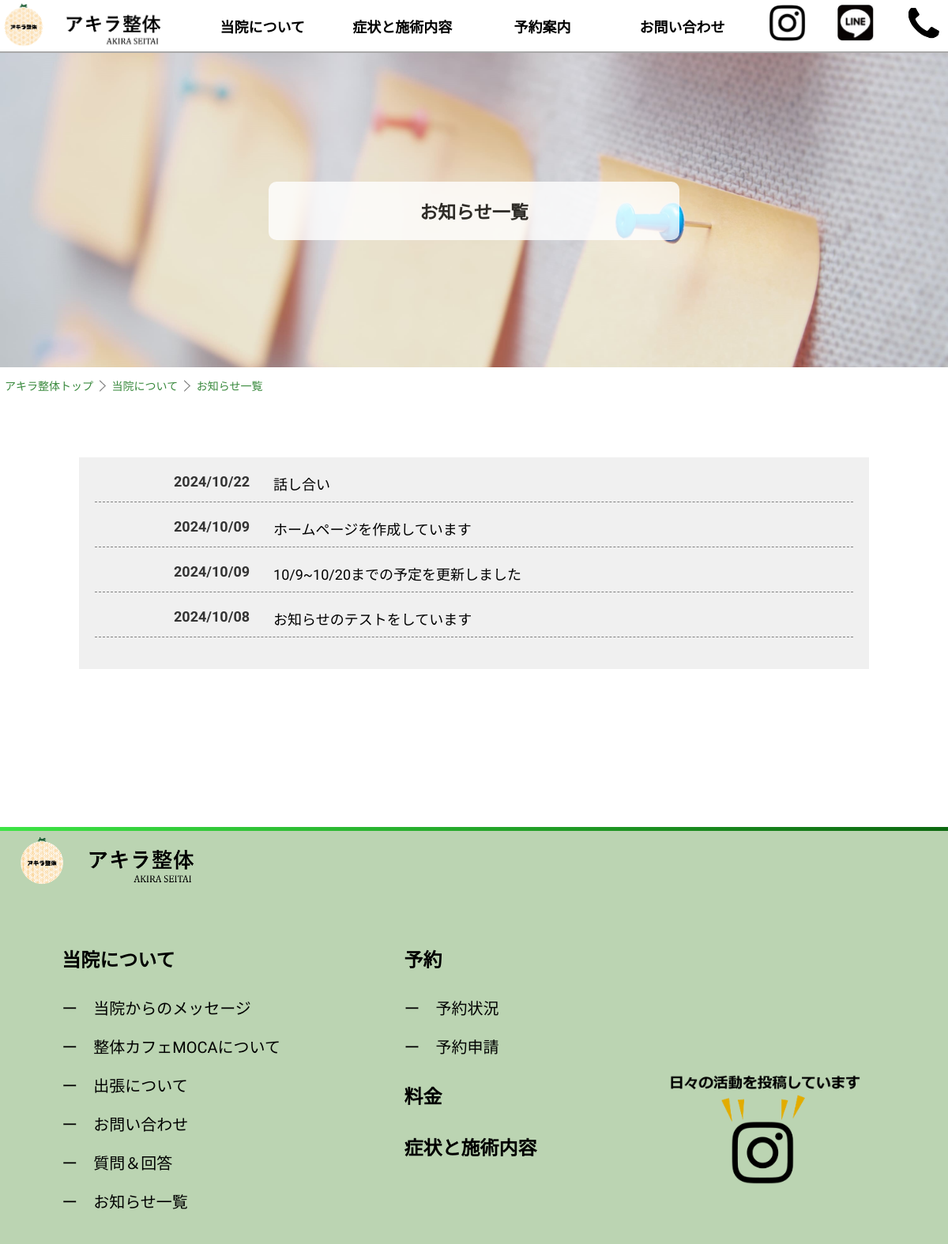
The app's page /notice-all/, older data.
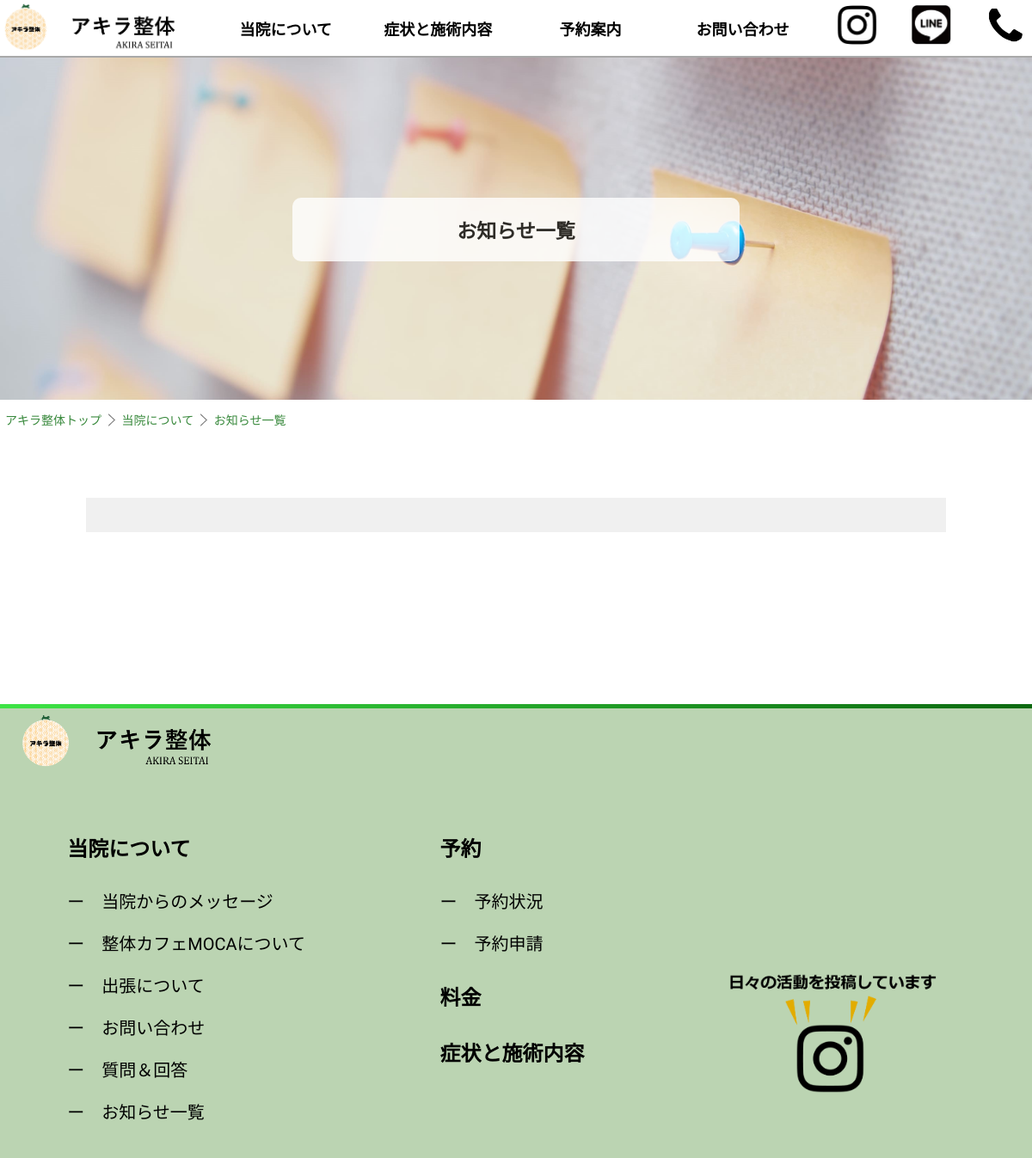
The same page, newer data.
### calendarapp/models.py (models this page shows, shortened)
class Notice(models.Model):
    title = models.CharField(max_length=200)  # お知らせのタイトル
    content = models.TextField()  # お知らせの内容
    date = models.DateField()  # お知らせの日付、自動的に現在の日付が保存される

### calendarapp/views.py (the view)
# urls.py: path('notice-all/', views.notice_all, name='notice_all'),
def notice_all(request):
    notices = Notice.objects.all().order_by('-date')
    return render(request, 'calendarapp/notice-all.html', {'notices': notices})

### calendarapp/templates/calendarapp/notice-all.html (shortened to what this page needs)
{% extends 'base.html' %}
{% block content %}
{% load static %}
<body>
    <div class="toppage">
           <div class="text-overlay">
              お知らせ一覧
           </div>
    </div>
    <div class="directory_box">
        <a href="{% url 'home' %}" ><div class="directory_item">アキラ整体トップ</div></a>
        <img src="{% static 'calendarapp/images/arrow3.png' %}" alt="矢印" class="directory_img">
        <a href="{% url 'detail' %}" ><div class="directory_item">当院について</div></a>
        <img src="{% static 'calendarapp/images/arrow3.png' %}" alt="矢印" class="directory_img">
        <div class="directory_item1">お知らせ一覧</div>
    </div>
    <div class="space_detail"></div>
    <div class="notice-list">
        {% for notice in notices %}
        <div class="notice-item">
            <div class="notice-date">{{ notice.date|date:"Y/m/d" }}</div>
            <a href="{% url 'notice_detail' notice.pk %}">
                <div class="notice-title1">{{ notice.title }}</div>
            </a>
        </div>
        {% endfor %}
    </div>
</body>
{% endblock %}

### calendarapp/templates/base.html (shortened to what this page needs)
<!DOCTYPE html>
<html lang="ja">
{% load static %}
<head>
</head>
<body>
    <div class="menu_fixed">
        <a href="/">
            <img  src="{% static 'calendarapp/images/logo_2.png' %}" alt="サイトロゴ" class="menuImage_1">
        </a>
        <a href="{% url 'detail' %}">
            <div class="nav-content">当院について</div>
        </a>
        <a href="{% url 'treatment' %}">
            <div class="nav-content">症状と施術内容</div>
        </a>
        <a href="{% url 'calendar' %}">
            <div class="nav-content">予約案内</div>
        </a>
        <a href="{% url 'contact' %}">
            <div class="nav-content">お問い合わせ</div>
        </a>
        <a href="https://www.instagram.com/aaa___aia2001/" target="_blank">
            <img src="{% static 'calendarapp/images/insta-logo.png' %}" alt="インスタ" class="logo_image">
        </a>
        <a><img src="{% static 'calendarapp/images/line-logo.jpg' %}" alt="ライン" class="logo_image"></a>
        <a><img src="{% static 'calendarapp/images/denwa-logo.png' %}" alt="電話" class="logo_image"></a>
    </div>
    <div class="content">
        {% block content %}
        {% endblock %}
    </div>
    <div class="last-box-line"></div>
    <div class="end-container">
        <div class="end-content">
            <img src="{% static 'calendarapp/images/logo_2.png' %}" alt="ロゴ2">
        </div>
        <div class="end-container1">
           <div class="end-item">
               <a href="{% url 'detail' %}">
               <div class="end-item2">当院について</div>
               </a>
               <a href="{% url 'profile' %}">
               <div class="end-item1">ー　当院からのメッセージ</div>
               </a>
               <a href="{% url 'moca' %}">
                <div class="end-item1">ー　整体カフェMOCAについて</div>
                </a>
                <a href="{% url 'profile' %}">
                    <div class="end-item1">ー　出張について</div>
                    </a>
               <a href="{% url 'contact' %}">
               <div class="end-item1">ー　お問い合わせ</div>
               </a>
               <a href="{% url 'faq' %}">
                <div class="end-item1">ー　質問＆回答</div>
                </a>
                <a href="{% url 'notice_all' %}">
                    <div class="end-item1">ー　お知らせ一覧</div>
                    </a>
           </div>
           <div class="end-item">
               <a href="{% url 'calendar' %}">
               <div class="end-item2">予約</div>
               </a>
               <a href="{% url 'calendar' %}">
               <div class="end-item1">ー　予約状況</div>
               </a>
               <a href="{% url 'calendar' %}">
                <div class="end-item1">ー　予約申請</div>
                </a>
                <a href="{% url 'home' %}#ryoukin">
                    <div class="end-item2">料金</div>
                    </a>
                <a href="{% url 'treatment' %}">
                    <div class="end-item2">症状と施術内容</div>
                    </a>
           </div>
           <img src="{% static 'calendarapp/images/insta_induction.png' %}" alt="インスタ" class="end-image1">
        </div>
</body>
</html>

### calendarapp/templates/base.html (style rules this page uses)
body { margin: 0; padding: 0; scroll-behavior: smooth; font-family: "Zen Kaku Gothic New", serif; }
a { text-decoration: none; color: black; }
.menu_fixed { position: fixed; width: 100%; height: 65px; background-color: white; z-index: 1000; display: flex; border-bottom: 2.5px solid rgb(169, 169, 169); justify-content: space-between; }
.menuImage_1 { width: 230px; display: block; margin: 2px auto 0px 0px; }
.nav-content { width: 140px; height: auto; margin: 20px 0px 0px 0px; font-weight: bold; font-size: 18px; text-align: center; padding: 0px 5px; }
.logo_image { width: 50px; margin: 5px 5px; }
.toppage { position: relative; width: 100%; overflow: hidden; }
.text-overlay { width: 40%; position: absolute; top: 50%; left: 50%; transform: translate(-50%, -50%); background-color: white; opacity: 0.8; color: black; padding: 20px; border-radius: 10px; text-align: center; font-size: 23px; font-weight: bolder; display: block; white-space: none; }
.content { padding-top: 65px; }
.last-box-line { width: 100%; height: 5px; background: linear-gradient(to right, #3de445, #24a72a, #0c6810); margin-top: 200px; }
.end-container { width: 100%; height: auto; background-color: rgb(187, 212, 178); padding-bottom: 30px; }
.end-content { justify-content: left; padding: 5px 20px; }
.end-content img { width: 22%; }
.end-container1 { display: flex; padding-top: 20px; width: 100%; }
.end-item { text-align: left; margin: 10px auto; }
.end-item1 { font-size: 20px; color: black; margin: 20px 0px 0px 0px; }
.end-item2 { font-size: 24px; color: black; margin: 30px auto; font-weight: bold; }
.end-image1 { width: 22%; height: auto; margin: 200px 100px auto auto; display: block; }
.directory_box { width: auto; height: 30px; border: solid 0px black; display: flex; margin: 4px 0px -4px 0px; }
.directory_item { font-size: 14px; margin: 5px 6px auto 6px; color: #38893c; padding:auto; }
.directory_item1 { font-size: 14px; margin: auto 6px auto 6px; color: #38893c; }
.directory_img { width: auto; height: 15px; margin: auto 2px; }

### calendarapp/templates/calendarapp/notice-all.html (style rules this page uses)
.notice-list { width: 80%; background-color: rgb(240, 240, 240); padding: 20px; margin: auto; justify-content: left; margin-bottom: 100px; }
.space_detail { width: 100%; height: 80px; }

Row changes from the older to the newer data that the page shows:
removed Notice: date "2024/10/22", title "話し合い"
removed Notice: date "2024/10/09", title "ホームページを作成しています"
removed Notice: date "2024/10/09", title "10/9~10/20までの予定を更新しました"
removed Notice: date "2024/10/08", title "お知らせのテストをしています"
